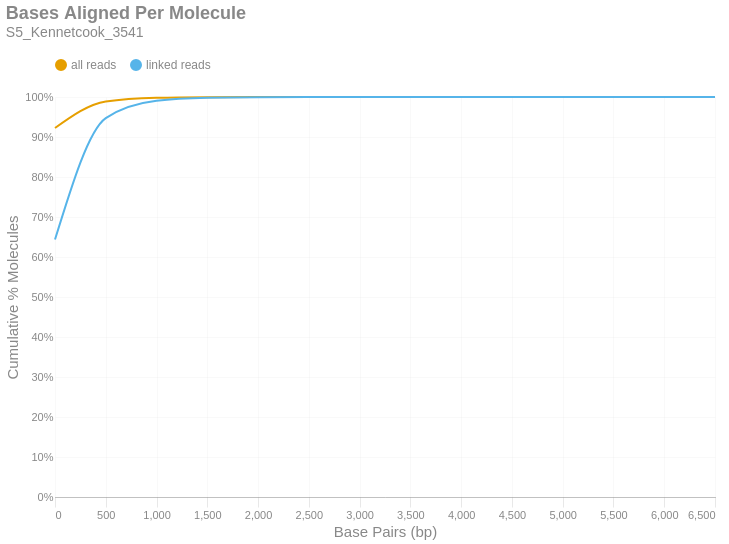

Source (notebook cell):
### Markdown cell above
### Bases Aligned Per Molecule
This is a cumulative frequency distribution showing the number of base pairs aligned per unique molecule. These data are shown in 500 bp bins. There are two distributions: one with `all reads` (yellow) and another with only `linked reads` (blue). The percent of molecules in the `linked reads` distribution is relative to the total number of linked molecules.

### Code cell
if SKIPLR:
    print_html(f"Skipped")
else:
    binned_df = consolidated_hist(valids['aligned_bp'], mask, 500, True)
    with SafeRender(binned_df):
        (
            density_plot(binned_df, 'Bases Aligned Per Molecule', samplename, 'basesper')
            .encode(
                x=alt.X('bin:Q', title="Base Pairs (bp)").axis(tickMinStep=500).scale(padding=0),
                y=alt.Y('value:Q', title='Cumulative % Molecules')
                    .axis(format='%')
                    .scale(domain = [0,1])
                    .stack(False),
                color=alt.Color("key:N").scale(domain = ["all reads", "linked reads"]),
                tooltip = [
                    alt.Tooltip("key:N", title = "Data Type"),
                    alt.Tooltip("range_label:N", title="Bases Aligned Per Molecule"),
                    alt.Tooltip("value:Q", format = ".2%", title="% Molecules (Cum.)")
                ]
            )
        ).display()

### Figure 1 — Vega-Lite specification as saved in the notebook (floating-point values rounded to 4 significant figures)
{"width": "container", "height": 400, "config": {"title": {"anchor": "start", "dy": -15, "fontSize": 18, "color": "#888888", "subtitleColor": "#888888", "subtitleFontSize": 14}, "arc": {"fill": "#0072B2"}, "axis": {"domainColor": "#888888", "domainWidth": 0.5, "gridWidth": 0.2, "grid": false, "titleFontWeight": 400, "titleFontSize": 15, "labelFontSize": 11, "labelColor": "#888888", "tickColor": "#888888", "tickWidth": 0.2, "titleColor": "#888888"}, "axisBand": {"grid": false}, "axisX": {"grid": true, "tickSize": 10, "domainCap": "round"}, "axisY": {"domain": false, "grid": true, "tickSize": 0, "domainCap": "round"}, "background": "transparent", "header": {"labelFontSize": 15, "labelColor": "#888888", "titleFontSize": 15, "titleFontWeight": 600, "titleColor": "#888888"}, "legend": {"labelFont": "sans-serif", "labelFontSize": 12, "labelColor": "#888888", "symbolSize": 100, "symbolType": "circle", "titleFontSize": 12, "titlePadding": 10, "titleColor": "#888888", "title": null, "orient": "top"}, "range": {"category": ["#E69F00", "#56B4E9", "#009E73", "#F0E442", "#0072B2", "#D55E00", "#CC79A7", "#000000"], "diverging": ["#cfe8f3", "#a2d4ec", "#73bfe2", "#46abdb", "#1696d2", "#12719e"]}, "area": {"fill": "#0072B2", "fillOpacity": 0.7, "line": true, "strokeOpacity": 0.7}, "line": {"color": "#0072B2", "stroke": "#0072B2", "strokeWidth": 2}, "trail": {"color": "#0072B2", "stroke": "#0072B2", "strokeWidth": 0, "size": 1}, "point": {"filled": true, "fillOpacity": 1.0, "size": 95}, "text": {"color": "#888888", "fontSize": 11, "align": "right", "fontWeight": 400, "size": 11}, "bar": {"fill": "#0072B2", "stroke": null}, "view": {"stroke": null, "continuousWidth": 660, "continuousHeight": 400}}, "data": {"name": "data-eef85efcc991f8d283bf1f76999e333e"}, "mark": {"type": "line", "interpolate": "monotone", "point": {"opacity": 0, "size": 275}}, "encoding": {"color": {"field": "key", "scale": {"domain": ["all reads", "linked reads"]}, "type": "nominal"}, "tooltip": [{"field": "key", "title": "Data Type", "type": "nominal"}, {"field": "range_label", "title": "Bases Aligned Per Molecule", "type": "nominal"}, {"field": "value", "format": ".2%", "title": "% Molecules (Cum.)", "type": "quantitative"}], "x": {"axis": {"tickMinStep": 500}, "field": "bin", "scale": {"padding": 0}, "title": "Base Pairs (bp)", "type": "quantitative"}, "y": {"axis": {"format": "%"}, "field": "value", "scale": {"domain": [0, 1]}, "stack": false, "title": "Cumulative % Molecules", "type": "quantitative"}}, "params": [{"name": "param_c36ac31b6afebe62", "select": {"type": "point", "fields": ["key"]}, "bind": "legend"}], "title": {"text": "Bases Aligned Per Molecule", "subtitle": "S5_Kennetcook_3541"}, "transform": [{"fold": ["all reads (cumsum)", "linked reads (cumsum)"]}, {"calculate": "replace(datum.key, ' (cumsum)', '')", "as": "key"}, {"filter": {"param": "param_c36ac31b6afebe62"}}], "usermeta": {"embedOptions": {"downloadFileName": "S5_Kennetcook_3541.basesper"}}, "$schema": "https://vega.github.io/schema/vega-lite/v6.1.0.json", "datasets": {"data-eef85efcc991f8d283bf1f76999e333e": [{"bin": "0.0", "interval": "0.0-500.0", "all reads": 0.9224, "linked reads": 0.6436, "all reads (cumsum)": 0.9224, "linked reads (cumsum)": 0.6436, "range_label": "0-499"}, {"bin": "500.0", "interval": "500.0-1000.0", "all reads": 0.06638, "linked reads": 0.3038, "all reads (cumsum)": 0.9887, "linked reads (cumsum)": 0.9474, "range_label": "500-999"}, {"bin": "1000.0", "interval": "1000.0-1500.0", "all reads": 0.009324, "linked reads": 0.04356, "all reads (cumsum)": 0.9981, "linked reads (cumsum)": 0.9909, "range_label": "1000-1499"}, {"bin": "1500.0", "interval": "1500.0-2000.0", "all reads": 0.001582, "linked reads": 0.007395, "all reads (cumsum)": 0.9996, "linked reads (cumsum)": 0.9983, "range_label": "1500-1999"}, {"bin": "2000.0", "interval": "2000.0-2500.0", "all reads": 0.0002925, "linked reads": 0.001367, "all reads (cumsum)": 0.9999, "linked reads (cumsum)": 0.9997, "range_label": "2000-2499"}, {"bin": "2500.0", "interval": "2500.0-3000.0", "all reads": 5.381e-05, "linked reads": 0.0002515, "all reads (cumsum)": 1.0, "linked reads (cumsum)": 0.9999, "range_label": "2500-2999"}, {"bin": "3000.0", "interval": "3000.0-3500.0", "all reads": 1.156e-05, "linked reads": 5.401e-05, "all reads (cumsum)": 1.0, "linked reads (cumsum)": 1.0, "range_label": "3000-3499"}, {"bin": "3500.0", "interval": "3500.0-4000.0", "all reads": 2.673e-06, "linked reads": 1.25e-05, "all reads (cumsum)": 1.0, "linked reads (cumsum)": 1.0, "range_label": "3500-3999"}, {"bin": "4000.0", "interval": "4000.0-4500.0", "all reads": 7.762e-07, "linked reads": 3.628e-06, "all reads (cumsum)": 1.0, "linked reads (cumsum)": 1.0, "range_label": "4000-4499"}, {"bin": "4500.0", "interval": "4500.0-5000.0", "all reads": 8.624e-08, "linked reads": 4.031e-07, "all reads (cumsum)": 1.0, "linked reads (cumsum)": 1.0, "range_label": "4500-4999"}, {"bin": "5000.0", "interval": "5000.0-5500.0", "all reads": 8.624e-08, "linked reads": 4.031e-07, "all reads (cumsum)": 1.0, "linked reads (cumsum)": 1.0, "range_label": "5000-5499"}, {"bin": "5500.0", "interval": "5500.0-6000.0", "all reads": 0.0, "linked reads": 0.0, "all reads (cumsum)": 1.0, "linked reads (cumsum)": 1.0, "range_label": "5500-5999"}, {"bin": "6000.0", "interval": "6000.0-6500.0", "all reads": 0.0, "linked reads": 0.0, "all reads (cumsum)": 1.0, "linked reads (cumsum)": 1.0, "range_label": "6000-6499"}, {"bin": "6500.0", "interval": "6500.0-7000.0", "all reads": 8.624e-08, "linked reads": 4.031e-07, "all reads (cumsum)": 1.0, "linked reads (cumsum)": 1.0, "range_label": "6500-6999"}]}}
